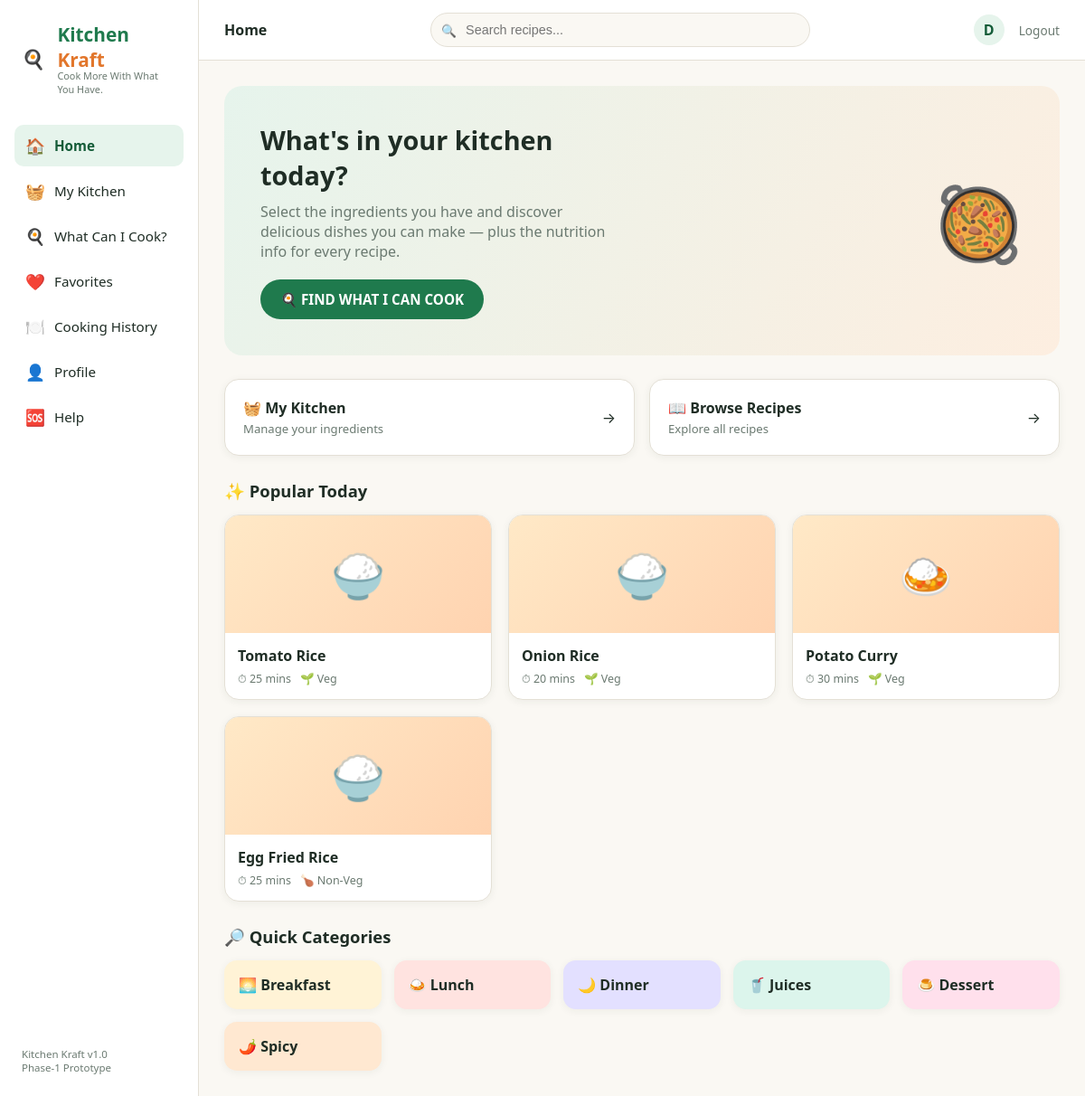
Page /home (signed in) on the committed database.
### tables this page shows
CREATE TABLE users (
    user_id       INTEGER PRIMARY KEY AUTOINCREMENT,
    name          TEXT NOT NULL,
    email         TEXT UNIQUE NOT NULL,
    password_hash TEXT NOT NULL,
    food_preference TEXT DEFAULT 'Veg'
);

CREATE TABLE nutrition (
    recipe_id     INTEGER PRIMARY KEY REFERENCES recipes(recipe_id) ON DELETE CASCADE,
    calories      REAL,
    protein       REAL,
    carbohydrates REAL,
    fat           REAL,
    fibre         REAL,
    sugar         REAL,
    sodium        REAL
);

CREATE TABLE recipes (
    recipe_id     INTEGER PRIMARY KEY AUTOINCREMENT,
    recipe_name   TEXT NOT NULL,
    category      TEXT,
    meal_type     TEXT,
    food_type     TEXT,           -- Veg / Non-Veg / Egg / Seafood
    cooking_time  INTEGER,        -- minutes
    difficulty    TEXT,
    servings      INTEGER,
    description   TEXT,
    instructions  TEXT,           -- JSON list of steps
    tags          TEXT            -- comma separated
);

### app.py (the view)
@app.route("/home")
@login_required
def home():
    db = get_db()
    popular = db.execute(
        """SELECT r.*, n.calories FROM recipes r
           LEFT JOIN nutrition n ON n.recipe_id = r.recipe_id
           ORDER BY r.recipe_id LIMIT 4"""
    ).fetchall()
    db.close()
    return render_template("home.html", user=current_user(), popular=popular)

### app.py (called while the page is built)
def login_required(view):
    @wraps(view)
    def wrapped(*args, **kwargs):
        if "user_id" not in session:
            flash("Please log in to continue.", "error")
            return redirect(url_for("login"))
        return view(*args, **kwargs)
    return wrapped

@app.context_processor
def inject_helpers():
    def recipe_emoji(recipe):
        return CATEGORY_EMOJI.get(recipe["category"], "🍽️")
    return dict(recipe_emoji=recipe_emoji)

def current_user():
    if "user_id" not in session:
        return None
    db = get_db()
    user = db.execute("SELECT * FROM users WHERE user_id = ?", (session["user_id"],)).fetchone()
    db.close()
    return user

### database.py (called while the page is built)
def get_db():
    conn = sqlite3.connect(DB_PATH)
    conn.row_factory = sqlite3.Row
    conn.execute("PRAGMA foreign_keys = ON")
    return conn

### templates/home.html (shortened to what this page needs)
{% extends "base.html" %}
{% block header_title %}Home{% endblock %}
{% block content %}
<div class="hero">
  <div>
    <h1>What's in your kitchen today?</h1>
    <p>Select the ingredients you have and discover delicious dishes you can make — plus the nutrition info for every recipe.</p>
    <a href="{{ url_for('my_kitchen') }}" class="btn btn-primary">🍳 FIND WHAT I CAN COOK</a>
  </div>
  <div class="hero-emoji">🥘</div>
</div>
<div class="quick-grid">
  <a class="quick-card" href="{{ url_for('my_kitchen') }}">
    <div><div class="title">🧺 My Kitchen</div><div class="sub">Manage your ingredients</div></div>
    <span>→</span>
  </a>
  <a class="quick-card" href="{{ url_for('what_can_i_cook') }}">
    <div><div class="title">📖 Browse Recipes</div><div class="sub">Explore all recipes</div></div>
    <span>→</span>
  </a>
</div>
<div class="section-title"><h2>✨ Popular Today</h2></div>
<div class="recipe-grid">
  {% for r in popular %}
  <a class="recipe-card" href="{{ url_for('recipe_details', recipe_id=r['recipe_id']) }}">
    <div class="recipe-img food-emoji-bg">{{ recipe_emoji(r) }}</div>
    <div class="recipe-body">
      <div class="recipe-name">{{ r['recipe_name'] }}</div>
      <div class="recipe-meta">
        <span>⏱ {{ r['cooking_time'] }} mins</span>
        <span>{{ '🌱' if r['food_type']=='Veg' else '🍗' }} {{ r['food_type'] }}</span>
      </div>
    </div>
  </a>
  {% endfor %}
</div>
<div class="section-title"><h2>🔎 Quick Categories</h2></div>
<div class="category-grid">
  <div class="category-card cat-1">🌅 Breakfast</div>
  <div class="category-card cat-2">🍛 Lunch</div>
  <div class="category-card cat-3">🌙 Dinner</div>
  <div class="category-card cat-4">🥤 Juices</div>
  <div class="category-card cat-5">🍮 Dessert</div>
  <div class="category-card cat-6">🌶️ Spicy</div>
</div>
{% endblock %}

### templates/base.html (shortened to what this page needs)
<!DOCTYPE html>
<html lang="en">
<head>
<link rel="stylesheet" href="{{ url_for('static', filename='css/style.css') }}">
</head>
<body>
<div class="app-shell">
  <aside class="sidebar">
    <div class="logo">🍳&nbsp;<span><span class="kitchen">Kitchen</span> <span class="kraft">Kraft</span><span class="logo-tag">Cook More With What You Have.</span></span></div>
    <a class="nav-link {{ 'active' if request.endpoint == 'home' }}" href="{{ url_for('home') }}"><span class="icon">🏠</span> Home</a>
    <a class="nav-link {{ 'active' if request.endpoint == 'my_kitchen' }}" href="{{ url_for('my_kitchen') }}"><span class="icon">🧺</span> My Kitchen</a>
    <a class="nav-link {{ 'active' if request.endpoint == 'what_can_i_cook' }}" href="{{ url_for('what_can_i_cook') }}"><span class="icon">🍳</span> What Can I Cook?</a>
    <a class="nav-link {{ 'active' if request.endpoint == 'favorites' }}" href="{{ url_for('favorites') }}"><span class="icon">❤️</span> Favorites</a>
    <a class="nav-link {{ 'active' if request.endpoint == 'history' }}" href="{{ url_for('history') }}"><span class="icon">🍽️</span> Cooking History</a>
    <a class="nav-link {{ 'active' if request.endpoint == 'profile' }}" href="{{ url_for('profile') }}"><span class="icon">👤</span> Profile</a>
    <a class="nav-link {{ 'active' if request.endpoint == 'help_page' }}" href="{{ url_for('help_page') }}"><span class="icon">🆘</span> Help</a>
    <div class="sidebar-footer">Kitchen Kraft v1.0<br>Phase‑1 Prototype</div>
  </aside>
  <div class="main">
    <header class="topbar">
      <strong>{% block header_title %}Kitchen Kraft{% endblock %}</strong>
      <div class="search-box"><input type="text" placeholder="Search recipes..."></div>
      <div class="topbar-user">
        {% if user %}
        <div class="avatar">{{ user['name'][0]|upper }}</div>
        <a class="logout-link" href="{{ url_for('logout') }}">Logout</a>
        {% endif %}
      </div>
    </header>
    <div class="content">
      {% block content %}{% endblock %}
    </div>
  </div>
</div>
</body>
</html>

### rows in the picture
users: name "D"
nutrition: recipe_emoji "🍚", recipe_name "Tomato Rice", cooking_time "25", food_type "Veg"
recipes: food_type "🌱"
nutrition: recipe_emoji "🍚", recipe_name "Onion Rice", cooking_time "20", food_type "Veg"
recipes: food_type "🌱"
nutrition: recipe_emoji "🍛", recipe_name "Potato Curry", cooking_time "30", food_type "Veg"
recipes: food_type "🌱"
nutrition: recipe_emoji "🍚", recipe_name "Egg Fried Rice", cooking_time "25", food_type "Non-Veg"
recipes: food_type "🍗"
